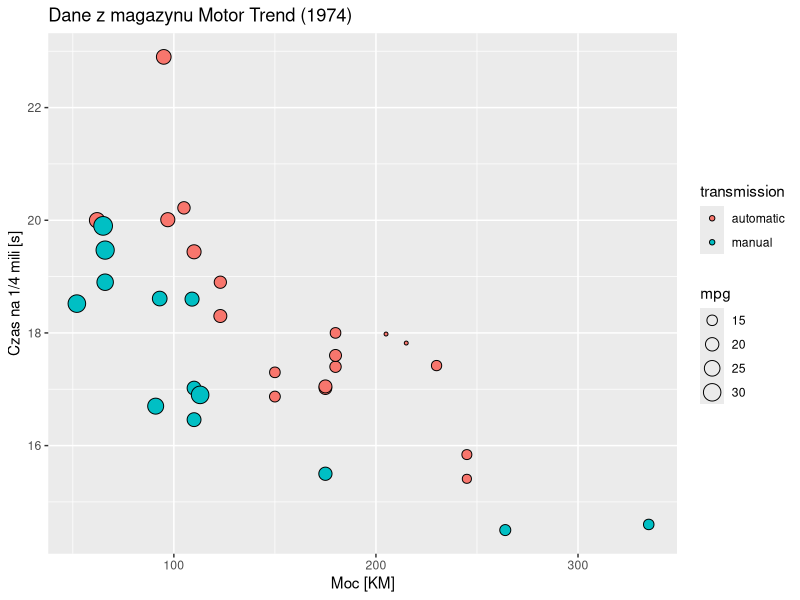

Write the R code that produced this figure.
library(ggplot2)
rm(list=ls())

#wczytanie danych
data("mtcars")
cars <- subset(mtcars)

#stworzenie kolumny typu character
t <- c("automatic", "manual")
cars$transmission <- ifelse(cars$am == 0, t[1], t[2])

#rysowanie wykresu
plot <- ggplot(cars)
show(plot + geom_point(aes(x = hp, y = qsec, fill = transmission, size = mpg), shape = 21) + xlab("Moc [KM]") + 
ylab("Czas na 1/4 mili [s]") + ggtitle("Dane z magazynu Motor Trend (1974)"))
